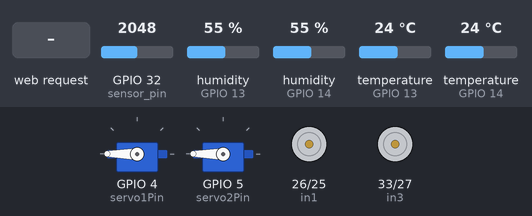
This sketch was run on a simulated ESP32. On the bench: 2 × servo, motor-driver pin pairs drawn as motors (green arrow = first pin HIGH = forward, orange = second pin HIGH = backward, longer = more drive). Inputs (shaded band) come from the test bench; at power-on: GPIO 32 (sensor_pin) = 2048, humidity (sensors on GPIO 13, GPIO 14) 55 %, temperature (sensors on GPIO 13, GPIO 14) 24 °C. WiFi joins after 1.5 s; servers stay silent unless stated; uploads are accepted with an empty reply; what the sketch prints to the serial monitor is not drawn.

Above: at 2.7 s.
2.8 s: HTTP request GET /F received
At 7.6 s:
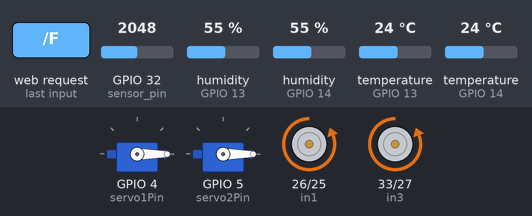
7.9 s: HTTP request GET /B received
At 11.6 s:
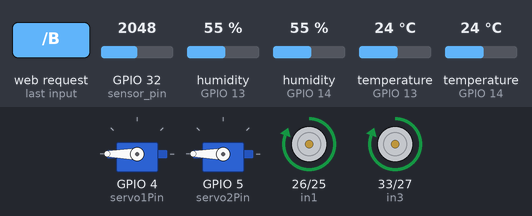
12.0 s: HTTP request GET /L received
At 16.2 s:
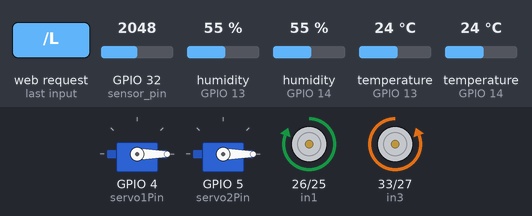
16.6 s: HTTP request GET /R received
At 20.2 s:
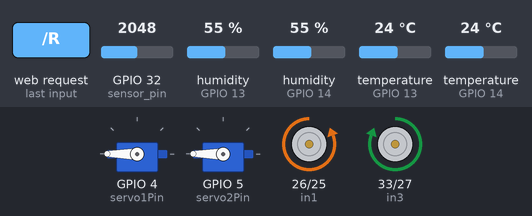
20.6 s: HTTP request GET /S received
At 25.3 s:
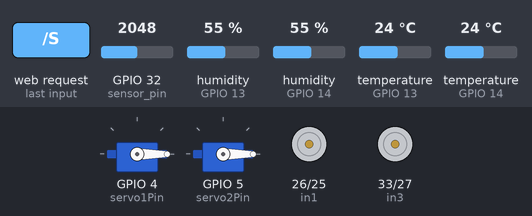
32.7 s: HTTP request GET /F received
At 37.8 s:
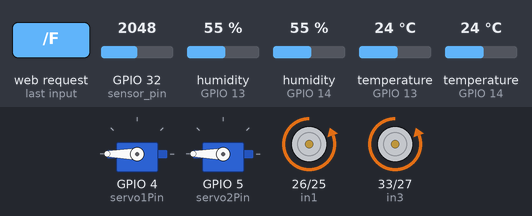
Timing chart, 0 to 46.5 s (numbered marks = the images above; inputs shaded):
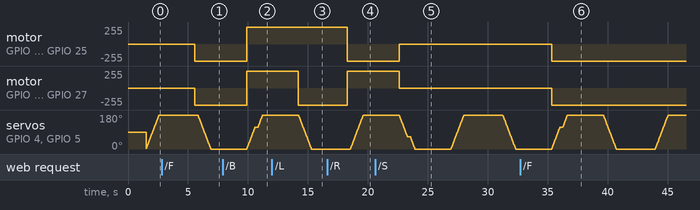

Measured:
- after the input at 2.8 s, motor on GPIO 26 (in1) / GPIO 25 (in2), motor on GPIO 33 (in3) / GPIO 27 (in4): stopped → backward 255/255 after 2.8 s
- after the input at 7.9 s, motor on GPIO 26 (in1) / GPIO 25 (in2), motor on GPIO 33 (in3) / GPIO 27 (in4): backward 255/255 → forward 255/255 after 2.0 s
- after the input at 12.0 s, motor on GPIO 33 (in3) / GPIO 27 (in4): forward 255/255 → backward 255/255 after 2.2 s
- after the input at 16.6 s, motor on GPIO 26 (in1) / GPIO 25 (in2): forward 255/255 → backward 255/255 after 1.7 s; motor on GPIO 33 (in3) / GPIO 27 (in4): backward 255/255 → forward 255/255 after 1.7 s
- after the input at 20.6 s, motor on GPIO 26 (in1) / GPIO 25 (in2): backward 255/255 → stopped after 2.0 s; motor on GPIO 33 (in3) / GPIO 27 (in4): forward 255/255 → stopped after 2.0 s
- after the input at 32.7 s, motor on GPIO 26 (in1) / GPIO 25 (in2), motor on GPIO 33 (in3) / GPIO 27 (in4): stopped → backward 255/255 after 2.6 s

The sketch:

ESP32_CAR.ino
```cpp
#include <DHT.h>
#include <WiFi.h>
#include <HTTPClient.h>
#include <WebServer.h>
#include <ESP32Servo.h>   // Added for servo motors

// ================== SERVO PART ==================
Servo servo1;
Servo servo2;

// Safe PWM-capable pins (avoid 13,14,25–27,32,33)
const int servo1Pin = 4;  // GPIO4
const int servo2Pin = 5;  // GPIO5

// ================== SENSOR PART ==================

// Wi-Fi credentials (for sending data)
const char* ssid = "USE YOUR WIFI";
const char* password = "*******";

// DHT11 sensors
#define DHTPIN1 13
#define DHTPIN2 14
#define DHTTYPE DHT11

DHT dht1(DHTPIN1, DHTTYPE);
DHT dht2(DHTPIN2, DHTTYPE);

// Soil moisture sensor
const int sensor_pin = 32;   // GPIO34 (ADC1 channel)
int sensor_analog;
int moisture;

// ================== CAR CONTROL PART ==================
const int in1 = 26;
const int in2 = 25;
const int in3 = 33;
const int in4 = 27;

const char* ssid1 = "ESP32_CAR";
const char* password1 = "12345678";

WebServer server(80);

// ================== SETUP ==================
void setup() {
  Serial.begin(115200);

  // ---- Initialize servos ----
  servo1.attach(servo1Pin, 500, 2400);
  servo2.attach(servo2Pin, 500, 2400);
  Serial.println("Servo initialized");

  // ---- Initialize sensors ----
  dht1.begin();
  dht2.begin();

  pinMode(sensor_pin, INPUT);

  // ---- Initialize motors ----
  pinMode(in1, OUTPUT);
  pinMode(in2, OUTPUT);
  pinMode(in3, OUTPUT);
  pinMode(in4, OUTPUT);

  // ---- Connect to Wi-Fi for data sending ----
  WiFi.mode(WIFI_AP_STA);
  WiFi.begin(ssid, password);
  Serial.print("Connecting to Wi-Fi");
  while (WiFi.status() != WL_CONNECTED) {
    delay(500);
    Serial.print(".");
  }
  Serial.println("\nConnected to Wi-Fi (for sensors)");

  // ---- Start Access Point for car control ----
  WiFi.softAP(ssid1, password1);
  Serial.println("WiFi AP Started");
  Serial.print("IP Address: ");
  Serial.println(WiFi.softAPIP());

  // ---- Web control routes ----
  server.on("/", handleRoot);
  server.on("/F", forward);
  server.on("/B", backward);
  server.on("/L", left);
  server.on("/R", right);
  server.on("/S", stopCar);

  server.begin();
}

// ================== LOOP ==================
void loop() {
  loopSensors();
  loopServo();
  server.handleClient();
}

// ================== SERVO LOOP ==================
void loopServo() {
  static unsigned long lastMove = 0;
  static bool goingUp = true;
  static int pos = 0;

  // Move every few milliseconds
  if (millis() - lastMove > 5) {  // fast movement
    lastMove = millis();

    if (goingUp) pos++;
    else pos--;

    // Move servos
    servo1.write(pos);
    servo2.write(pos);

    // Check limits
    if (pos >= 180) {
      goingUp = false;
      delay(3000); // 3s pause at top
    } else if (pos <= 0) {
      goingUp = true;
      delay(3000); // 3s pause at bottom
    }
  }
}

// ================== SENSOR LOOP ==================
void loopSensors() {
  static unsigned long lastRead = 0;
  unsigned long now = millis();

  if (now - lastRead >= 5000) {  // read every 5 seconds
    lastRead = now;

    // Read DHT sensors
    float h1 = dht1.readHumidity();
    float t1 = dht1.readTemperature();
    float h2 = dht2.readHumidity();
    float t2 = dht2.readTemperature();

    // Read soil sensor
    sensor_analog = analogRead(sensor_pin);
    moisture = (100 - ((sensor_analog / 4095.0) * 100));

    if (isnan(h1) || isnan(t1) || isnan(h2) || isnan(t2)) {
      Serial.println("Sensor read failed");
      return;
    }

    float maxH = max(h1, h2);
    float maxT = max(t1, t2);

    Serial.printf("Temp: %.1f °C, Hum: %.1f %%, Soil: %d%%\n", maxT, maxH, moisture);

    // Send data to server
    if (WiFi.status() == WL_CONNECTED) {
      HTTPClient http;
      String url = "http://10.15.8.102/plant_disease_detection-main/savedata.php?temp="
                    + String(maxT) + "&hum=" + String(maxH) + "&soil=" + String(moisture);
      http.begin(url);
      int code = http.GET();
      if (code > 0) Serial.println("Data sent successfully!");
      else Serial.println("HTTP Error: " + String(code));
      http.end();
    }
  }
}

// ================== HTML PAGE ==================
void handleRoot() {
  String html = R"rawliteral(
    <!DOCTYPE html><html>
    <head>
      <title>ESP32 Car Control</title>
      <meta name="viewport" content="width=device-width, initial-scale=1.0">
      <style>
        body { text-align: center; font-family: sans-serif; }
        button {
          width: 100px; height: 50px;
          font-size: 16px; margin: 10px;
        }
      </style>
      <script>
        function sendCommand(cmd) {
          fetch("/" + cmd);
        }

        function setupButton(id, command) {
          const btn = document.getElementById(id);
          btn.addEventListener('mousedown', () => sendCommand(command));
          btn.addEventListener('mouseup', () => sendCommand('S'));
          btn.addEventListener('touchstart', () => sendCommand(command));
          btn.addEventListener('touchend', () => sendCommand('S'));
        }

        window.onload = () => {
          setupButton("forward", "F");
          setupButton("backward", "B");
          setupButton("left", "L");
          setupButton("right", "R");
        };
      </script>
    </head>
    <body>
      <h2>ESP32 Web Controlled Car</h2>
      <div>
        <button id="forward">Forward</button><br>
        <button id="left">Left</button>
        <button id="right">Right</button><br>
        <button id="backward">Backward</button>
      </div>
    </body>
    </html>
  )rawliteral";

  server.send(200, "text/html", html);
}

// ================== MOVEMENT ==================
void forward() {
  digitalWrite(in1, LOW); digitalWrite(in2, HIGH);
  digitalWrite(in3, LOW); digitalWrite(in4, HIGH);
  server.send(200, "text/plain", "Forward");
}

void backward() {
  digitalWrite(in1, HIGH); digitalWrite(in2, LOW);
  digitalWrite(in3, HIGH); digitalWrite(in4, LOW);
  server.send(200, "text/plain", "Backward");
}

void left() {
  digitalWrite(in1, HIGH); digitalWrite(in2, LOW);
  digitalWrite(in3, LOW); digitalWrite(in4, HIGH);
  server.send(200, "text/plain", "Left");
}

void right() {
  digitalWrite(in1, LOW); digitalWrite(in2, HIGH);
  digitalWrite(in3, HIGH); digitalWrite(in4, LOW);
  server.send(200, "text/plain", "Right");
}

void stopCar() {
  digitalWrite(in1, LOW); digitalWrite(in2, LOW);
  digitalWrite(in3, LOW); digitalWrite(in4, LOW);
  server.send(200, "text/plain", "Stop");
}
```
